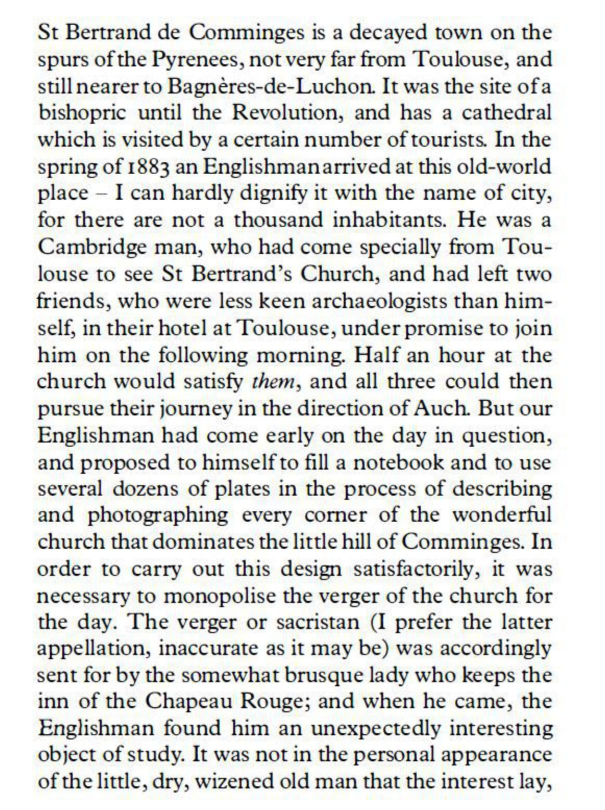
#> input picture test_image.jpg, 1209 x 1619 px (shown at 1/2 size)
$ python -i SegmentPage.py   (imports and definitions only)   (older library calls are emulated)
#> lines starting #> are read from the running program, lines starting #| are printed output that depends on the picture; after the words box and inside, x2 and y2 are one past the last pixel; in counts of white or black regions, pixels touching at a corner belong together
from keras.layers import *
from keras.models import Model
from keras.optimizers import Adam
import matplotlib.pyplot as plt
import numpy as np
import cv2


def unet(pretrained_weights = None,input_size = (512,512,1)):
    inputs = Input(input_size)
    conv1 = Conv2D(64, 3, activation = 'relu', padding = 'same', kernel_initializer = 'he_normal')(inputs)
    conv1 = Conv2D(64, 3, activation = 'relu', padding = 'same', kernel_initializer = 'he_normal')(conv1)
    pool1 = MaxPooling2D(pool_size=(2, 2))(conv1)
    conv2 = Conv2D(128, 3, activation = 'relu', padding = 'same', kernel_initializer = 'he_normal')(pool1)
    conv2 = Conv2D(128, 3, activation = 'relu', padding = 'same', kernel_initializer = 'he_normal')(conv2)
    pool2 = MaxPooling2D(pool_size=(2, 2))(conv2)
    conv3 = Conv2D(256, 3, activation = 'relu', padding = 'same', kernel_initializer = 'he_normal')(pool2)
    conv3 = Conv2D(256, 3, activation = 'relu', padding = 'same', kernel_initializer = 'he_normal')(conv3)
    pool3 = MaxPooling2D(pool_size=(2, 2))(conv3)
    conv4 = Conv2D(512, 3, activation = 'relu', padding = 'same', kernel_initializer = 'he_normal')(pool3)
    conv4 = Conv2D(512, 3, activation = 'relu', padding = 'same', kernel_initializer = 'he_normal')(conv4)
    drop4 = Dropout(0.5)(conv4)
    pool4 = MaxPooling2D(pool_size=(2, 2))(drop4)

    conv5 = Conv2D(1024, 3, activation = 'relu', padding = 'same', kernel_initializer = 'he_normal')(pool4)
    conv5 = Conv2D(1024, 3, activation = 'relu', padding = 'same', kernel_initializer = 'he_normal')(conv5)
    drop5 = Dropout(0.5)(conv5)

    up6 = Conv2D(512, 2, activation = 'relu', padding = 'same', kernel_initializer = 'he_normal')(UpSampling2D(size = (2,2))(drop5))
    merge6 = concatenate([drop4,up6], axis = 3)
    conv6 = Conv2D(512, 3, activation = 'relu', padding = 'same', kernel_initializer = 'he_normal')(merge6)
    conv6 = Conv2D(512, 3, activation = 'relu', padding = 'same', kernel_initializer = 'he_normal')(conv6)

    up7 = Conv2D(256, 2, activation = 'relu', padding = 'same', kernel_initializer = 'he_normal')(UpSampling2D(size = (2,2))(conv6))
    merge7 = concatenate([conv3,up7], axis = 3)
    conv7 = Conv2D(256, 3, activation = 'relu', padding = 'same', kernel_initializer = 'he_normal')(merge7)
    conv7 = Conv2D(256, 3, activation = 'relu', padding = 'same', kernel_initializer = 'he_normal')(conv7)

    up8 = Conv2D(128, 2, activation = 'relu', padding = 'same', kernel_initializer = 'he_normal')(UpSampling2D(size = (2,2))(conv7))
    merge8 = concatenate([conv2,up8], axis = 3)
    conv8 = Conv2D(128, 3, activation = 'relu', padding = 'same', kernel_initializer = 'he_normal')(merge8)
    conv8 = Conv2D(128, 3, activation = 'relu', padding = 'same', kernel_initializer = 'he_normal')(conv8)

    up9 = Conv2D(64, 2, activation = 'relu', padding = 'same', kernel_initializer = 'he_normal')(UpSampling2D(size = (2,2))(conv8))
    merge9 = concatenate([conv1,up9], axis = 3)
    conv9 = Conv2D(64, 3, activation = 'relu', padding = 'same', kernel_initializer = 'he_normal')(merge9)
    conv9 = Conv2D(64, 3, activation = 'relu', padding = 'same', kernel_initializer = 'he_normal')(conv9)
    conv9 = Conv2D(2, 3, activation = 'relu', padding = 'same', kernel_initializer = 'he_normal')(conv9)
    conv10 = Conv2D(1, 1, activation = 'sigmoid')(conv9)

    model = Model(inputs,conv10)

    model.compile(optimizer = Adam(lr = 1e-4), loss = 'binary_crossentropy', metrics = ['accuracy'])


    if(pretrained_weights):
      model.load_weights(pretrained_weights)

    return model

# [1 line that did not run here, left out]
# [1 line not run here, left out]


line_img_array=[]


def segment_into_lines(filename):

#> called with filename = 'test_image.jpg'
    img=cv2.imread(f'{filename}',0)
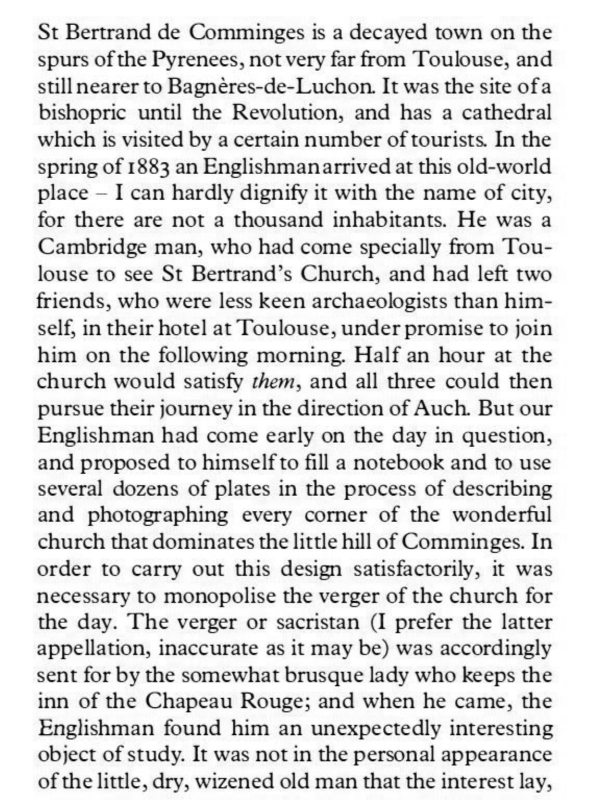
#> img: shape (1619, 1209) (shown at 1/2 size); min 0, max 255, mean 221.8
    ret,img=cv2.threshold(img,150,255,cv2.THRESH_BINARY_INV)
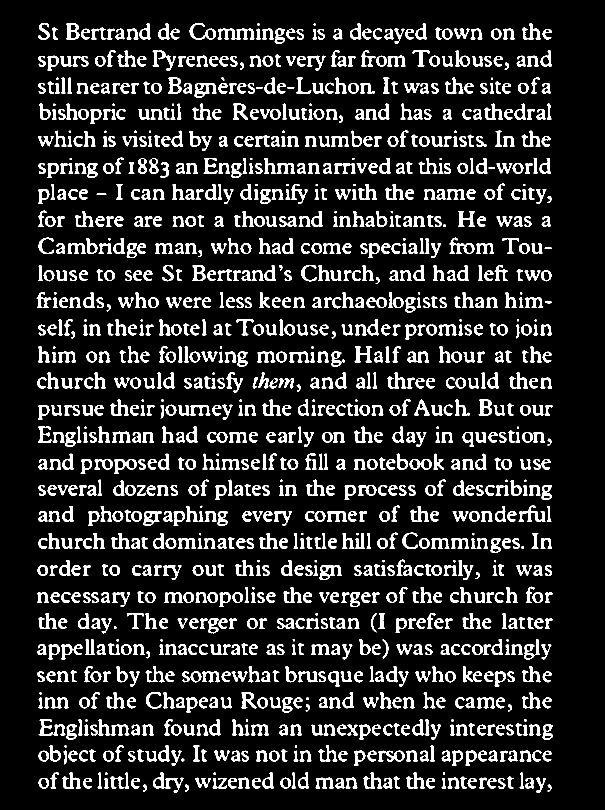
#> img: shape (1619, 1209) (shown at 1/2 size); 13.3% white; 1277 white regions (67 under 20 px), largest, box (x1, y1, x2, y2) and area: (435, 57, 509, 79) 776, (1037, 1011, 1091, 1044) 616, (639, 1130, 683, 1160) 596
    img=cv2.resize(img,(512,512))
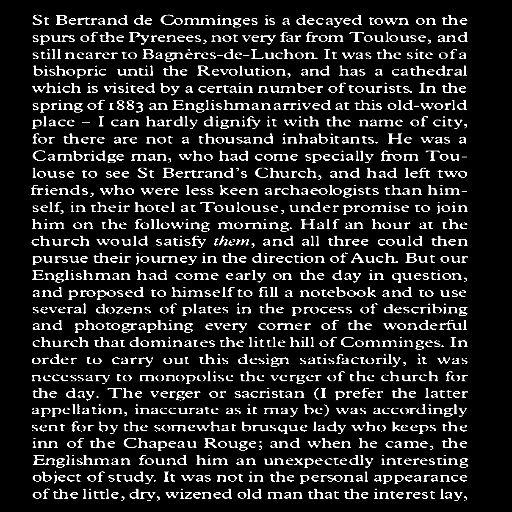
#> img: shape (512, 512); min 0, max 255, mean 34.3

    img= np.expand_dims(img,axis=-1)

    img=np.expand_dims(img,axis=0)
#> (the run stopped early here; a loop or call above may not have finished)
